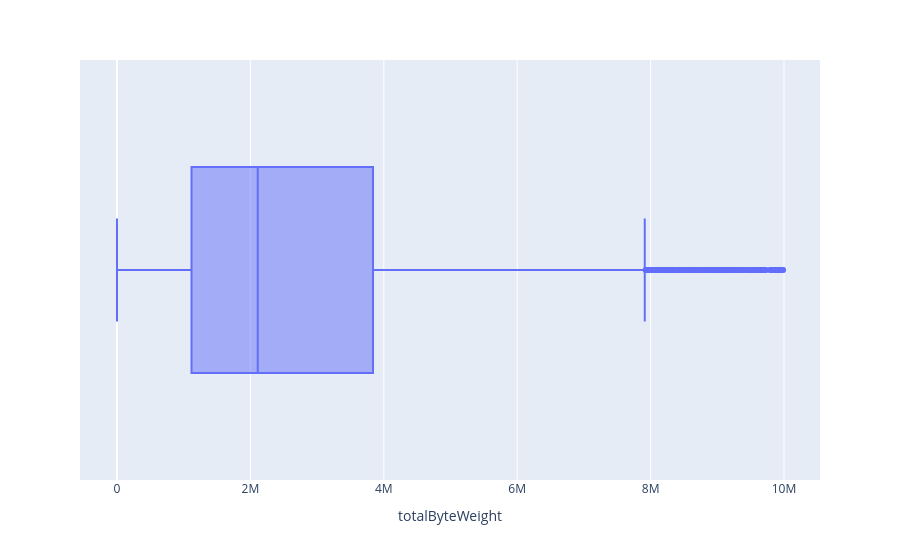

Notebook cell for this chart:
### Code cell
px.box(d1[d1["totalByteWeight"]<10e6],x="totalByteWeight")

### Figure 1 — Plotly figure (JSON) as saved in the notebook; plotly's stock layout.template omitted (floating-point values rounded to 4 significant figures; data arrays with more than 128 entries replaced by an {"elided": "..."} marker saying what was removed)
{"data": [{"alignmentgroup": "True", "hovertemplate": "totalByteWeight=%{x}<extra></extra>", "legendgroup": "", "marker": {"color": "#636efa"}, "name": "", "notched": false, "offsetgroup": "", "orientation": "h", "showlegend": false, "type": "box", "x": {"elided": "6368 int values"}, "x0": " ", "xaxis": "x", "y0": " ", "yaxis": "y"}], "layout": {"autosize": true, "boxmode": "group", "legend": {"tracegroupgap": 0}, "margin": {"t": 60}, "xaxis": {"anchor": "y", "autorange": true, "domain": [0, 1], "range": [-554500.0, 10540000.0], "title": {"text": "totalByteWeight"}, "type": "linear"}, "yaxis": {"anchor": "x", "autorange": true, "domain": [0, 1], "range": [-0.5, 0.5], "type": "category"}}}
